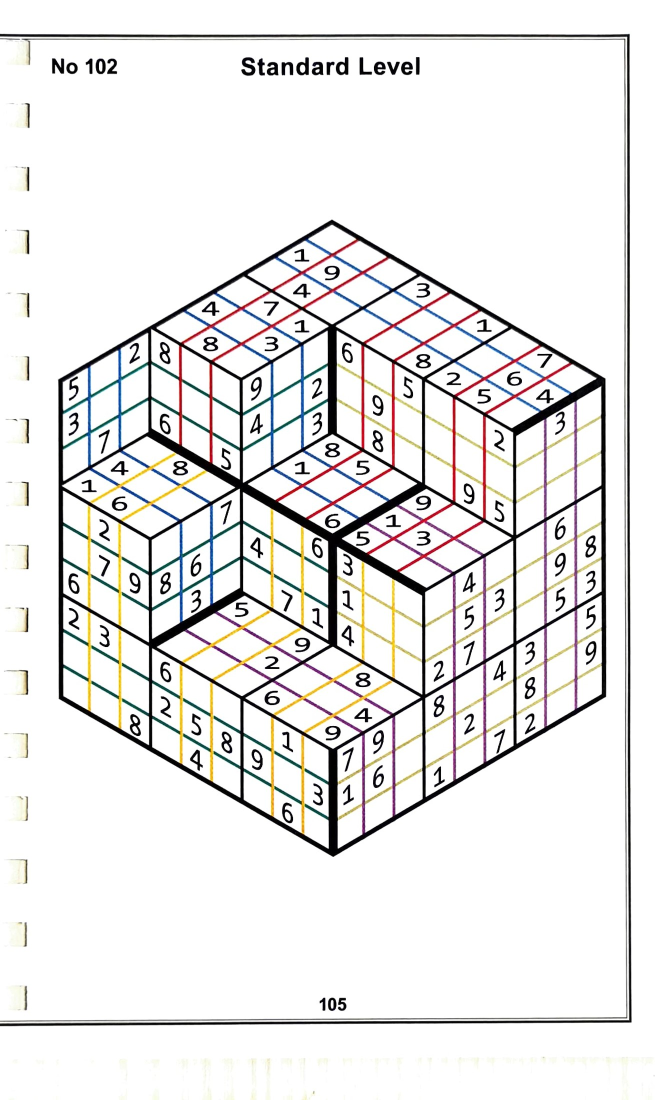
#> input picture data/images/102.jpg, 1310 x 2200 px (shown at 1/2 size); its folder holds only this picture in this run
$ python -i extract_face_if_exists.py   (imports and definitions only)
#> lines starting #> are read from the running program, lines starting #| are printed output that depends on the picture; after the words box and inside, x2 and y2 are one past the last pixel; in counts of white or black regions, pixels touching at a corner belong together
#> further down, picture is the input picture: shape (2200, 1310, 3); mean B, G, R 231.7, 232.6, 233.6
### packages/imaging.py
import cv2 as cv
import numpy as np

from glob import glob


def read_image(file_path: str, flags=None):
    return cv.imread(file_path, flags=flags)


def read_images(folder_path: str, limit=None, format="*", flags=None):
    return list(map(lambda img: read_image(img, flags), glob(f"{folder_path}/{format}")[:limit]))

# [73 lines left out: functions show_image, rotate_bound, sliding_window, shift_image, add_text_at_point, get_new_coordinates_after_image_resize, not called in this run]


def unpad_image(image, pad_size, rgb=True):
    return image[pad_size: -pad_size, pad_size: -pad_size, :] if rgb else image[pad_size: -pad_size, pad_size: -pad_size]


def order_points(points: np.ndarray, dtype=np.int32):
    rectangle = np.zeros((4, 2), dtype=dtype)

    sum = points.sum(axis=1)

    rectangle[0] = points[np.argmin(sum)]
    rectangle[2] = points[np.argmax(sum)]

    difference = np.diff(points, axis=1)

    rectangle[1] = points[np.argmin(difference)]
    rectangle[3] = points[np.argmax(difference)]

    return rectangle


# [5 lines left out: function create_structure, not called in this run]


def extract_coordinates_from_contour(contour: np.array):
    return np.array(list(map(lambda c: c[0], contour)))

# [22 lines left out: function four_point_transform, not called in this run]

### solution/constants.py
import numpy as np
import cv2 as cv

class Constants:
    def __init__(self):
        self.cube_size = 3
        self.cubed_cube_size = np.power(self.cube_size, 3)

        self.digit_size = (28, 28)
        self.segment_width_factor = 0.09

        self.face_image_size = (128, 128)

        self.contour_image_width = 640

        self.face_empty_cell_value = 0

        self.iou_threshold = 0.5

        self.digit_to_image_pattern_matching_threshold = 0.5

        self.data_path = "./data"

        self.extract_face_digits_element_horizontal = cv.getStructuringElement(
        cv.MORPH_RECT, (self.face_image_size[0] // 2, 1))
        self.extract_face_digits_element_vertical = cv.getStructuringElement(
        cv.MORPH_RECT, (1, self.face_image_size[1] // 2))

        self.extract_face_digits_element_noise = cv.getStructuringElement(cv.MORPH_RECT, (2, 2))

        self.solution_path = f"{self.data_path}/solution"
        self.images_path = f"{self.data_path}/images"
        self.pattern_matching_path = f"{self.data_path}/pattern_matching"

        self.digits_path = f"{self.data_path}/digits"
        self.rotated_digits_path = f"{self.digits_path}/rotated_45"

        self.pattern_matching_cube_countour_image_path = f"{self.pattern_matching_path}/outer_cube_detection/contour.jpg"
        self.pattern_matching_digits_path = f"{self.pattern_matching_path}/digits"

        self.digit_to_image_map_file_path = f"{self.pattern_matching_digits_path}/digit_to_image_map.pkl"

        self.digits_files_path = f"{self.data_path}/digits/"
        self.sudoku_validation_files_path = f"{self.data_path}/sudoku_validation_files"

        self.paths_file_path = f"{self.solution_path}/paths.pkl"

        self.black_low = np.array([0, 0, 0])
        self.black_high = np.array([255, 255, 100])

### solution/hyperparameters.py
from solution.enums import Axis


class Hyperparameters:
    def __init__(self):
        self.keep_edges_in_image_threshold = 127
        self.struct_sizes_err = 0.8
        self.face_image_extractor_cube_area_threshold = .75
        self.iou_threshold = 0.5

        self.padding_amount = dict()

        self.padding_amount[Axis.X] = 20
        self.padding_amount[Axis.Y] = 20
        self.padding_amount[Axis.Z] = 20

    def __str__(self):
        return f"Hyperparameters[keep_edges_in_image_threshold={self.keep_edges_in_image_threshold}]"

### solution/extract_face_if_exists.py
import cv2 as cv
import numpy as np
from packages.debugging import add_circle

from packages.imaging import extract_coordinates_from_contour, order_points
from packages.imaging import show_image
from packages.logging import logger
from packages.utility import get_current_function_name

from solution.globals import hyperparameters, constants

_extract_face_if_exists_debug_index = 0


def extract_face_if_exists(face_image: np.array):
    global _extract_face_if_exists_debug_index
    _extract_face_if_exists_debug_index += 1

    debug = False

    if debug:
        method_name = f"{get_current_function_name()} - {_extract_face_if_exists_debug_index}"

    #

    original_image = face_image.copy()

    hsv_image = cv.cvtColor(original_image, cv.COLOR_BGR2HSV)
#> hsv_image: shape (2200, 1310, 3); mean H, S, V 20.4, 12.8, 235.2

    black_pixels_only = ~cv.inRange(hsv_image, constants.black_low, constants.black_high)
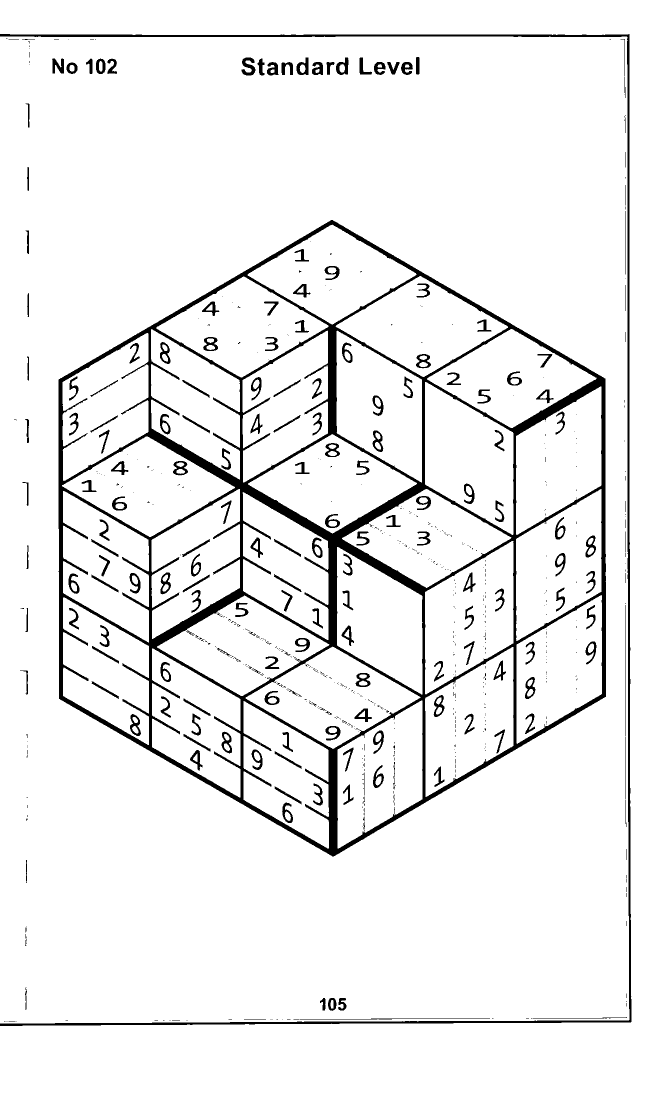
#> black_pixels_only: shape (2200, 1310) (shown at 1/2 size); 93.5% white; 727 black regions (535 under 20 px)

    if debug:
        show_image(original_image, f"{method_name} Initial image")

        show_image(black_pixels_only, f"{method_name} Image after keeping black pixels")


    contours = cv.findContours(
        black_pixels_only, cv.RETR_TREE, cv.CHAIN_APPROX_SIMPLE)[0]
#> contours = 1025 contours, 707 with area under 20; largest, box (x1, y1, x2, y2) and area: (0, 73, 1259, 2047) 2470652, (116, 439, 1213, 1714) 1046670, (0, 0, 1310, 2200) 384304, (850, 764, 1027, 1070) 36060, (850, 1082, 1027, 1389) 35978

    contour = max(contours, key=cv.contourArea)
#> contour = contour of 101 points, box (x1, y1, x2, y2) (0, 73, 1259, 2047), area 2470652

    if debug:
        original_image_copy = original_image.copy()

        cv.drawContours(original_image_copy, [contour], -1, (0, 0, 255), 2)

        show_image(original_image_copy, f"{method_name} Contour of face")

    x, y, w, h = cv.boundingRect(contour)
#> x = 0; y = 73; w = 1259; h = 1974

    if debug:
        original_image_copy = original_image.copy()

        cv.drawContours(original_image_copy, [contour], -1, (0, 255, 0), 2)

        cv.rectangle(original_image_copy, (x, y), (x + w, y + h), (0, 0, 255), 2)

        show_image(original_image_copy, f"{method_name} Bounding box")

    face_image = original_image[y: y + h, x: x + w]
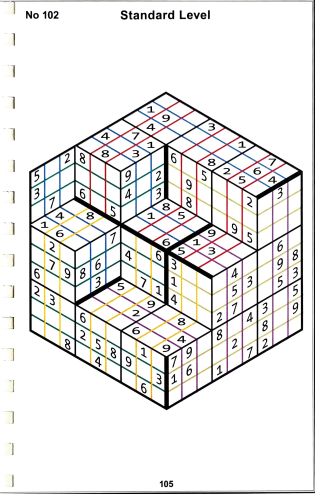
#> face_image: shape (1974, 1259, 3) (shown at 1/4 size); mean B, G, R 229, 229.9, 231.2

    area = cv.contourArea(contour) / \
        (face_image.shape[0] * face_image.shape[1])
#> area = 0.994

    if area < hyperparameters.face_image_extractor_cube_area_threshold:

        if debug:
            logger.info(f"{method_name} No face detected")

        return None, None

    corners = order_points(extract_coordinates_from_contour(contour), dtype=np.float32)
#> in order_points, `rectangle = np.zeros((4, 2), dtype=dtype)`: rectangle = [[0, 0], [0, 0], [0, 0], [0, 0]]
#> in order_points, `sum = points.sum(axis=1)`: sum = 101 values, max 3297 at index 32, min 73 at index 0, mean 1896.4
#> in order_points, `difference = np.diff(points, axis=1)`: difference = 101 values, max 2046 at index 1, min -1180 at index 66, mean 124.9
#> corners = [[0, 73], [1254, 74], [1257, 2040], [0, 2046]]

    if debug:
        original_image_copy = original_image.copy()

        for point in corners:
            add_circle(original_image_copy, (int(point[0]), int(point[1])), thickness=5)

        show_image(original_image_copy, f"{method_name} The corner points")

    width, height = original_image.shape[:2]

    transform_end = np.array([
        [0, 0],
        [width - 1, 0],
        [width - 1, height - 1],
        [0, height - 1]
    ], dtype="float32")

    transformation_matrix = cv.getPerspectiveTransform(corners, transform_end)
#> transformation_matrix = [[1.75, 0, 0], [-0.00053, 0.665, -48.55], [-2.82e-06, 1.22e-06, 1]]

    face_image = cv.warpPerspective(
        original_image, transformation_matrix, (width, height),
        borderValue=(255, 255, 255),
        borderMode=cv.BORDER_CONSTANT)
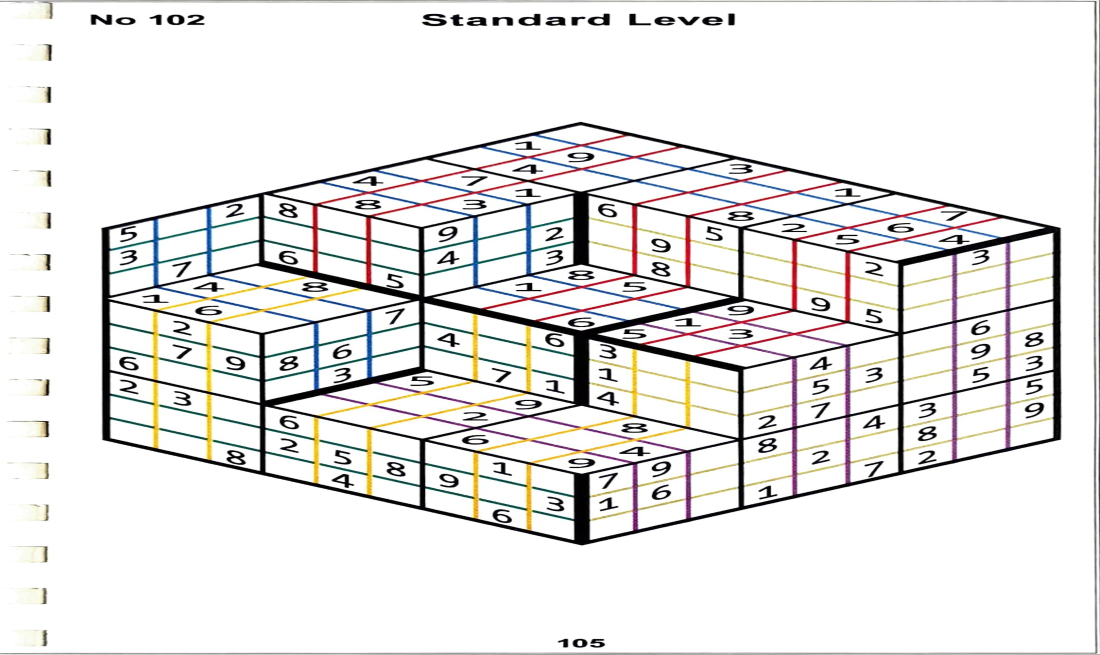
#> face_image: shape (1310, 2200, 3) (shown at 1/2 size); mean B, G, R 229.8, 230.7, 231.9

    if debug:
        show_image(face_image, f"{method_name} The final face")


    return cv.resize(face_image, (height, width)), corners

>>> import cv2
>>> picture = cv2.imread('../data/images/102.jpg')
>>> result = extract_face_if_exists(picture)

$ run again, on data/images/111.jpg
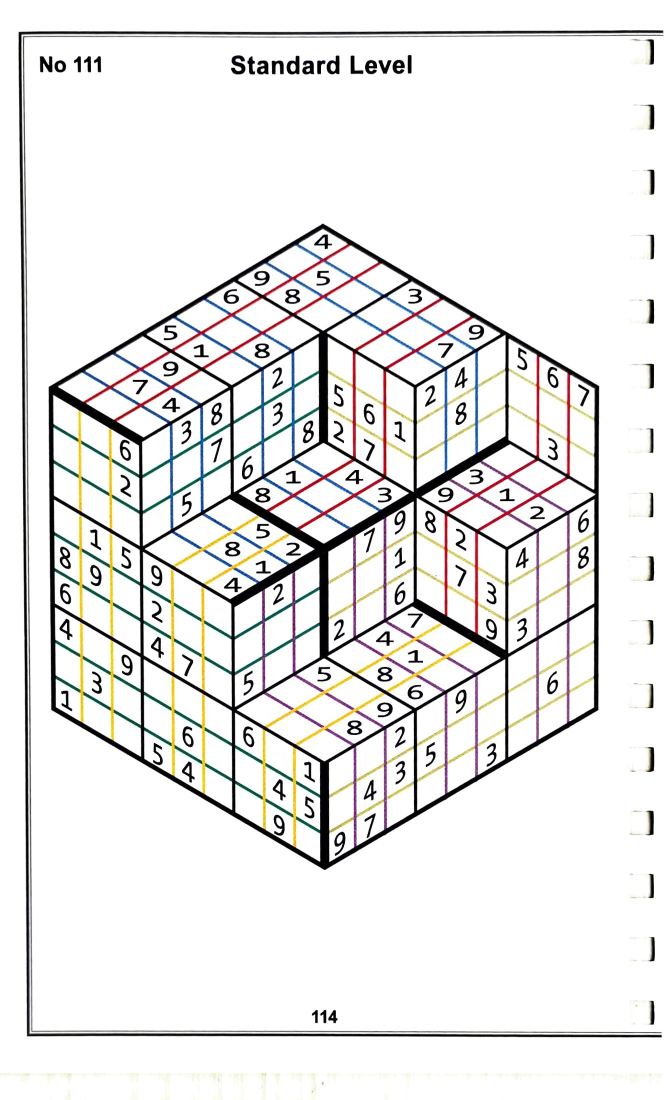
#> input picture data/images/111.jpg, 1327 x 2200 px (shown at 1/2 size)
#> picture is the input picture: shape (2200, 1327, 3); mean B, G, R 231.1, 232, 233
#> hsv_image: shape (2200, 1327, 3); mean H, S, V 20.3, 12.8, 234.6
#> in extract_face_if_exists, `black_pixels_only = ~cv.inRange(hsv_image, constants.black_low, consta..`:
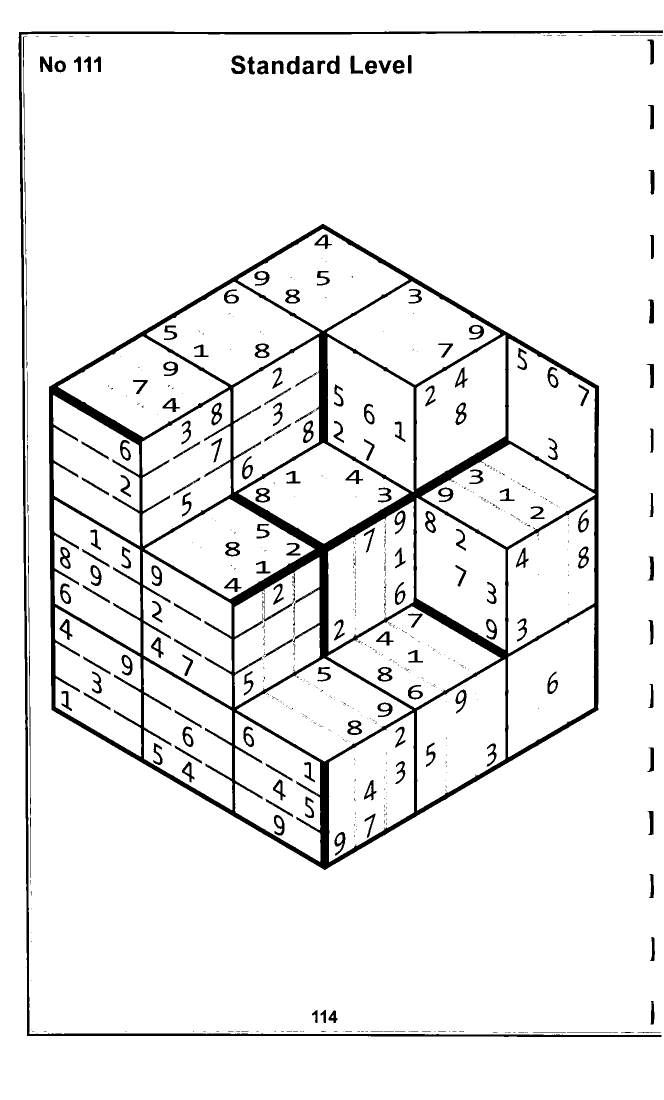
#> black_pixels_only: shape (2200, 1327) (shown at 1/2 size); 93.2% white; 702 black regions (517 under 20 px)
#> contours = 1014 contours, 703 with area under 20; largest, box (x1, y1, x2, y2) and area: (0, 0, 1327, 2200) 2915874, (97, 447, 1199, 1741) 1064920, (474, 1317, 824, 1523) 36060, (654, 563, 1000, 770) 35993, (293, 564, 639, 770) 35830
#> contour = [[0, 0], [0, 2199], [1326, 2199], [1326, 0]]
#> x = 0; w = 1327; h = 2200
#> area = 0.999
#> rectangle = [[0, 0], [0, 0], [0, 0], [0, 0]]
#> sum = [0, 2199, 3525, 1326]
#> difference = [0, 2199, 873, -1326]
#> corners = [[0, 0], [1326, 0], [1326, 2199], [0, 2199]]
#> transformation_matrix = [[1.66, 0, 0], [0, 0.603, 0], [0, 0, 1]]
#> in extract_face_if_exists, `face_image = cv.warpPerspective( original_image, transformation_matrix..`:
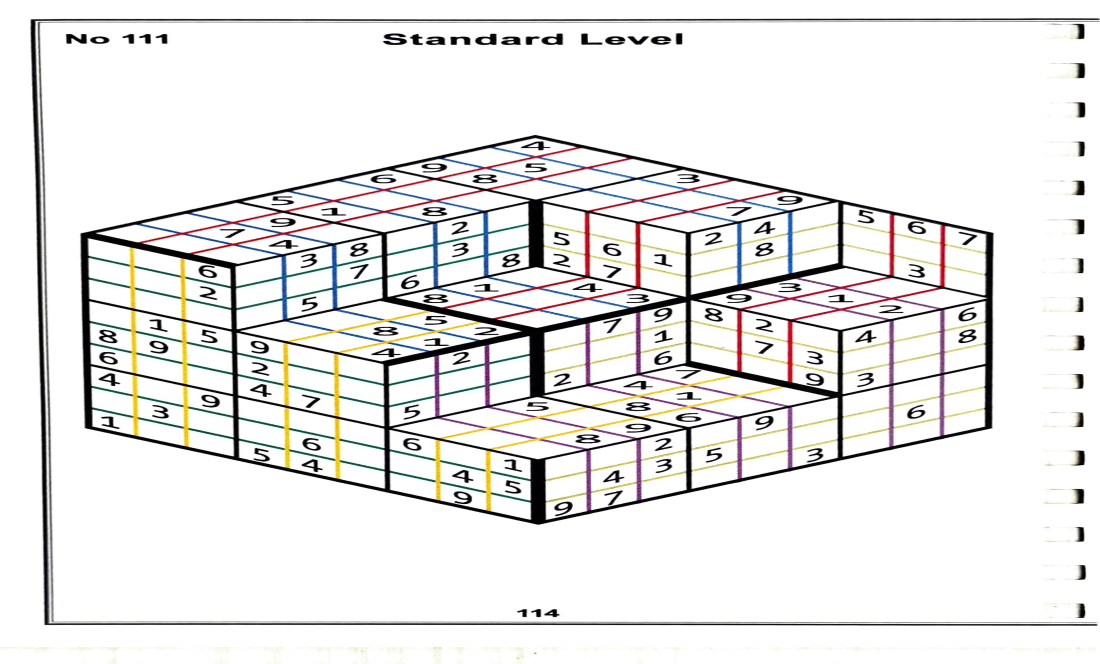
#> face_image: shape (1327, 2200, 3) (shown at 1/2 size); mean B, G, R 231.1, 232, 233
